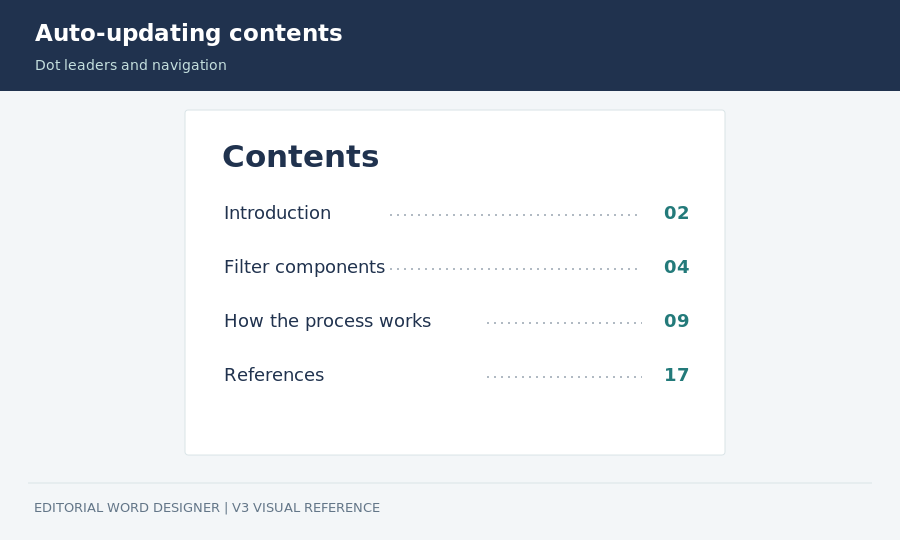
#> input picture 01-Skills-General/professional-word-designer/assets/visual-examples/02-toc.png, 900 x 540 px
$ python probe.py ../../professional-word-designer/assets/visual-examples/02-toc.png
#> lines starting #> are read from the running program, lines starting #| are printed output that depends on the picture
"""Inspect source raster pixels without pretending to identify fonts or CSS."""
import argparse
import hashlib
import json
from pathlib import Path
from PIL import Image


def main():
    p = argparse.ArgumentParser(description=__doc__)
    p.add_argument('image', type=Path)
    p.add_argument('--sample', action='append', default=[], metavar='X,Y')
    args = p.parse_args()
    try:
        with Image.open(args.image) as original:
#> original is the input picture: PIL image 900x540 RGB; mean R, G, B 210.8, 215.5, 221.2
            im = original.convert('RGB')
            samples = []
            for value in args.sample:
                x, y = map(int, value.split(','))
                if not (0 <= x < im.width and 0 <= y < im.height):
                    raise ValueError('Sample outside image dimensions')
                rgb = im.getpixel((x, y))
                samples.append({'xy': [x, y], 'rgb': list(rgb), 'hex': '#%02x%02x%02x' % rgb})
#> after the loop, samples = []
            palette = im.copy()
            palette.thumbnail((256, 256))
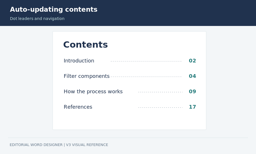
#> palette: PIL image 256x154 RGB; mean R, G, B 210.7, 215.4, 221.1
            colors = palette.quantize(colors=12).convert('RGB').getcolors(65536) or []
#> colors = 12 items
            data = {'sha256': hashlib.sha256(args.image.read_bytes()).hexdigest(),
                    'raster_pixels': list(im.size), 'source_mode': original.mode,
                    'css_viewport': 'UNKNOWN', 'device_pixel_ratio': 'UNKNOWN',
                    'samples': samples, 'approximate_dominant_colors': [
                        {'hex': '#%02x%02x%02x' % c, 'sample_count': n} for n, c in sorted(colors, reverse=True)[:12]],
                    'note': 'Dominant colors are quantized diagnostics. CSS colors, fonts, scale and opacity require separate evidence.'}
        print(json.dumps(data, indent=2))
#> (printed output is left out)
    except (OSError, ValueError) as e:
        p.exit(2, f'Inspection failed: {e}\n')

if __name__ == '__main__':
    main()

$ run again, on 01-Skills-General/professional-word-designer/assets/visual-examples/06-illustration.png
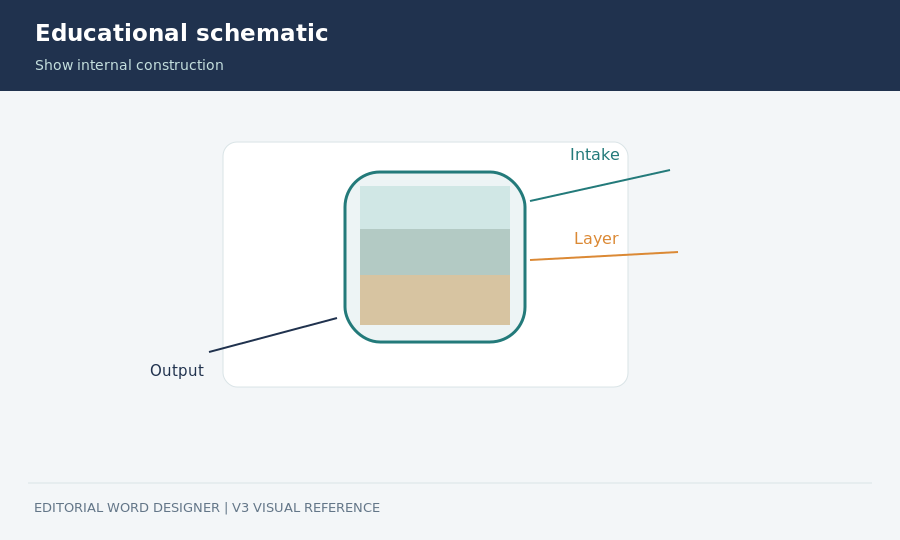
#> input picture 01-Skills-General/professional-word-designer/assets/visual-examples/06-illustration.png, 900 x 540 px
#> in main, original is the input picture: PIL image 900x540 RGB; mean R, G, B 206.7, 212.5, 217.6
#> after the loop in main, `for value in args.sample:`: samples = []
#> in main, `palette.thumbnail((256, 256))`:
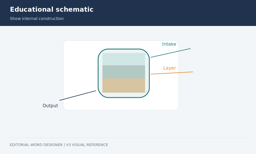
#> palette: PIL image 256x154 RGB; mean R, G, B 206.7, 212.4, 217.6
#> colors = 12 items
#> (printed output is left out)

$ run again, on 01-Skills-General/professional-word-designer/assets/visual-examples/07-process-flow.png
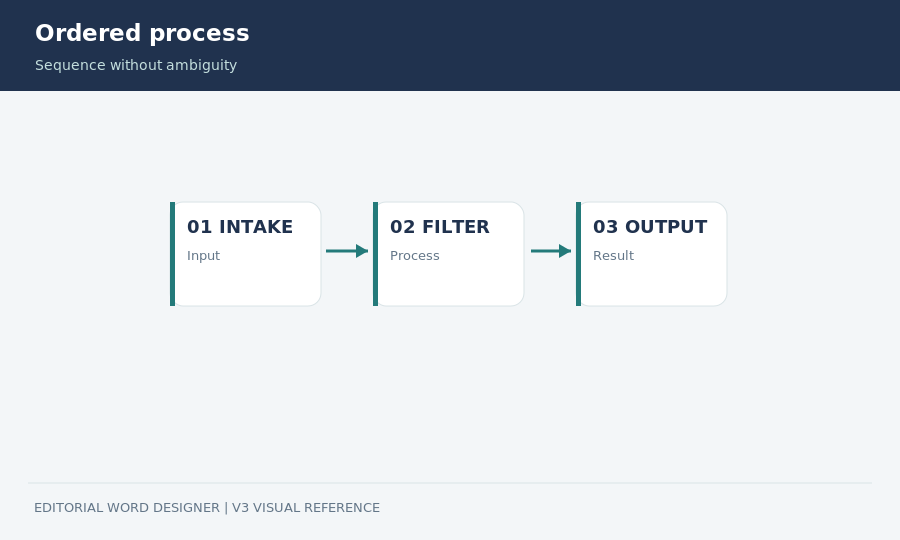
#> input picture 01-Skills-General/professional-word-designer/assets/visual-examples/07-process-flow.png, 900 x 540 px
#> in main, original is the input picture: PIL image 900x540 RGB; mean R, G, B 207.3, 212.9, 219.2
#> after the loop in main, `for value in args.sample:`: samples = []
#> in main, `palette.thumbnail((256, 256))`:
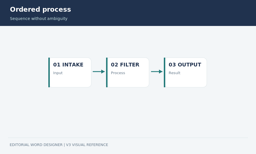
#> palette: PIL image 256x154 RGB; mean R, G, B 207.2, 212.9, 219.1
#> colors = 12 items
#> (printed output is left out)

$ run again, on 01-Skills-General/professional-word-designer/assets/visual-examples/08-decision.png
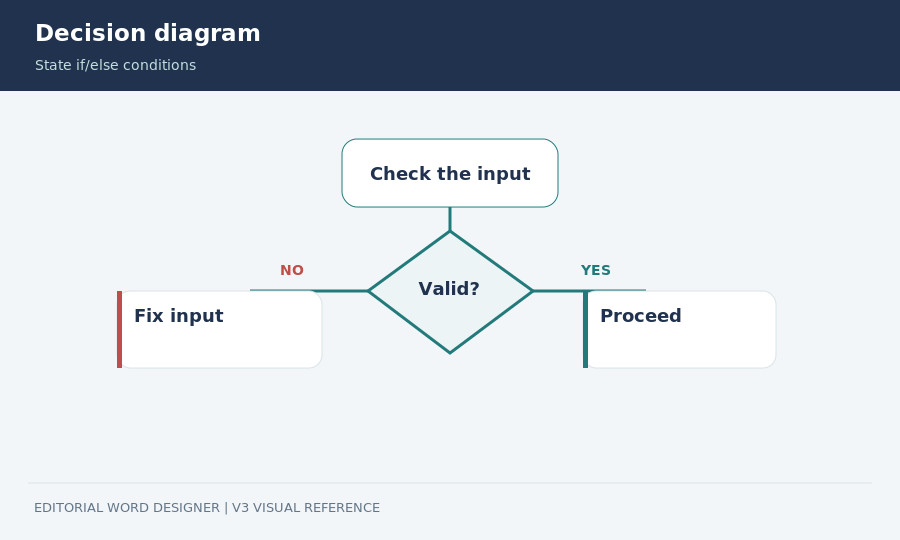
#> input picture 01-Skills-General/professional-word-designer/assets/visual-examples/08-decision.png, 900 x 540 px
#> in main, original is the input picture: PIL image 900x540 RGB; mean R, G, B 206.7, 212.5, 218.7
#> after the loop in main, `for value in args.sample:`: samples = []
#> in main, `palette.thumbnail((256, 256))`:
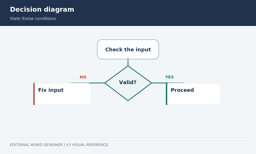
#> palette: PIL image 256x154 RGB; mean R, G, B 206.6, 212.4, 218.6
#> colors = 12 items
#> (printed output is left out)
